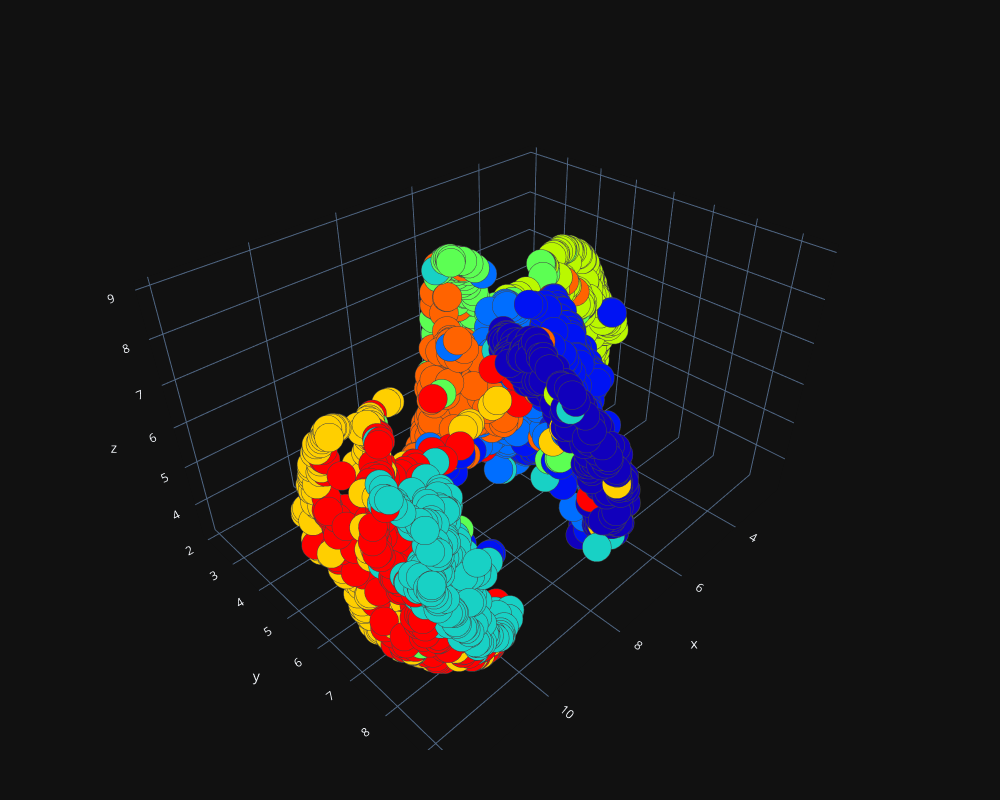

Notebook source saved alongside this figure:
### Code cell
plot_3d(reducer.embedding_[:, 0],reducer.embedding_[:, 1],reducer.embedding_[:, 2])

### Figure 1 — Plotly figure (JSON) as saved in the notebook; plotly's stock layout.template omitted (floating-point values rounded to 4 significant figures; data arrays with more than 128 entries replaced by an {"elided": "..."} marker saying what was removed)
{"data": [{"marker": {"color": {"elided": "3000 int values"}, "colorscale": [[0, "rgb(150,0,90)"], [0.125, "rgb(0,0,200)"], [0.25, "rgb(0,25,255)"], [0.375, "rgb(0,152,255)"], [0.5, "rgb(44,255,150)"], [0.625, "rgb(151,255,0)"], [0.75, "rgb(255,234,0)"], [0.875, "rgb(255,111,0)"], [1, "rgb(255,0,0)"]], "line": {"width": 1}, "opacity": 1, "size": 10}, "mode": "markers", "type": "scatter3d", "x": {"elided": "3000 float values"}, "y": {"elided": "3000 float values"}, "z": {"elided": "3000 float values"}}], "layout": {"height": 800, "margin": {"b": 50, "l": 50, "r": 50, "t": 50}, "width": 1000}}
